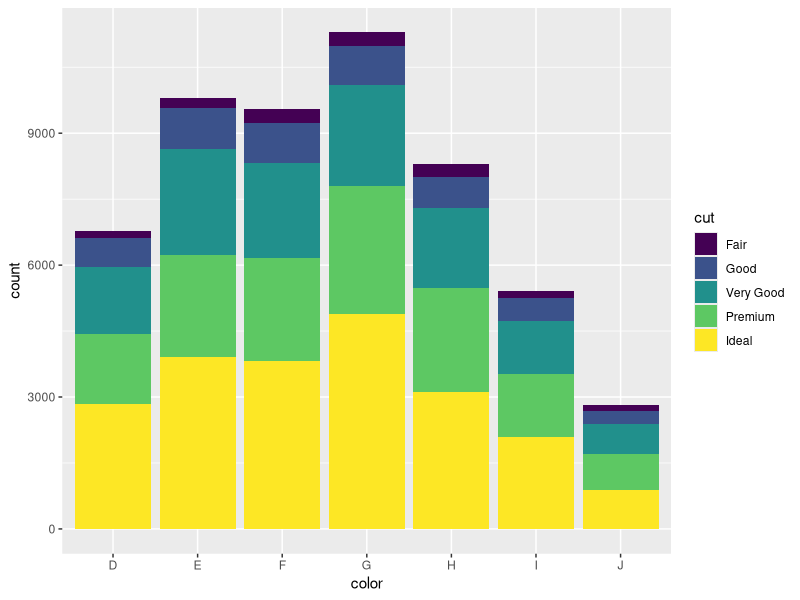
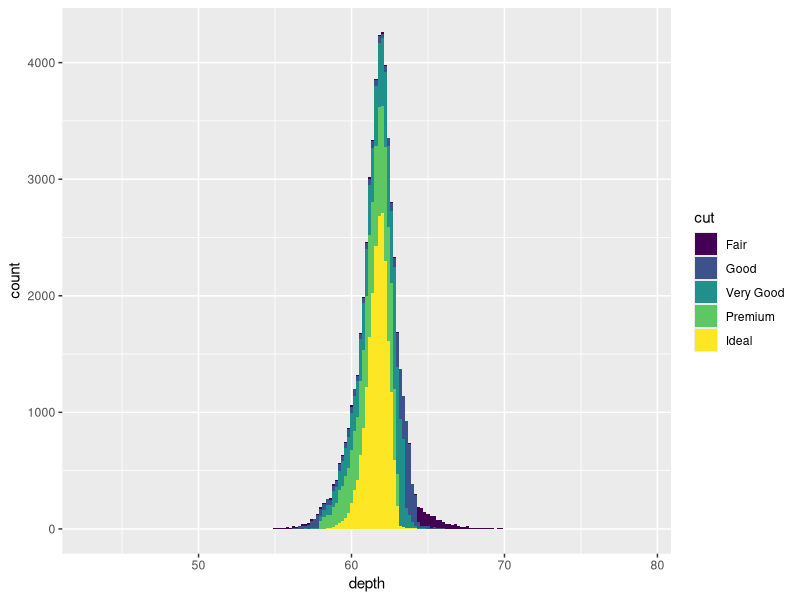
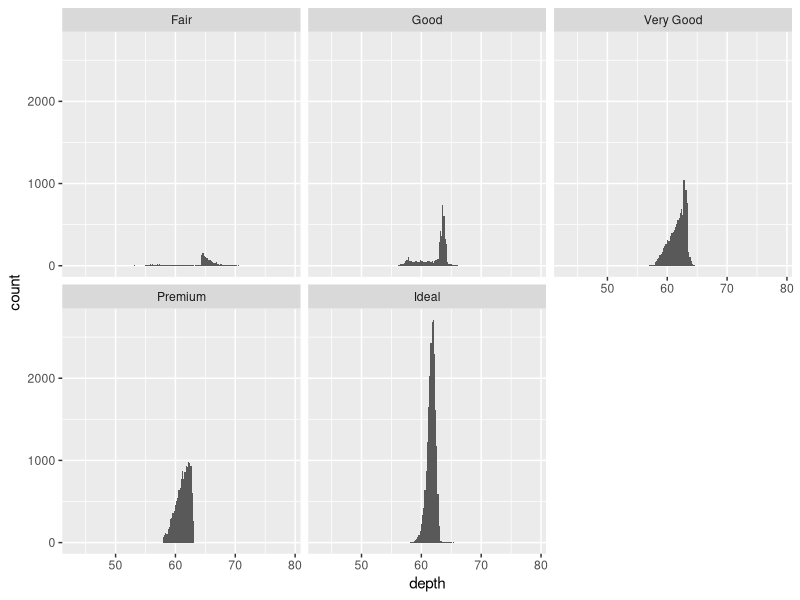

R code for these plots, in order:
# Load Data ---------------------------------------------------------------
library(ggplot2) #load package ggplot for visuals and diamonds dataset
library(dplyr)

diamonds <- ggplot2::diamonds #extract diamonds from package

summary(diamonds) #print summary of diamonds to console


# EDA ---------------------------------------------------------------------

diamonds %>%
  summarise(mean = mean(price), sd = sd(price), median = median(price))

diamonds %>%
  group_by(cut) %>%
  summarise(counts = n())

diamonds %>%
  group_by(cut) %>%
  summarise(counts = n() / nrow(diamonds))


# ggplots -----------------------------------------------------------------

ggplot(data = diamonds, aes(x = color, fill = cut)) +
  geom_bar()

ggplot(data = diamonds, aes(x = depth, fill = cut)) +
  geom_histogram(binwidth = 0.2)

ggplot(data = diamonds, aes(x = depth)) +
  geom_histogram(binwidth = 0.2) +
  facet_wrap(~ cut)